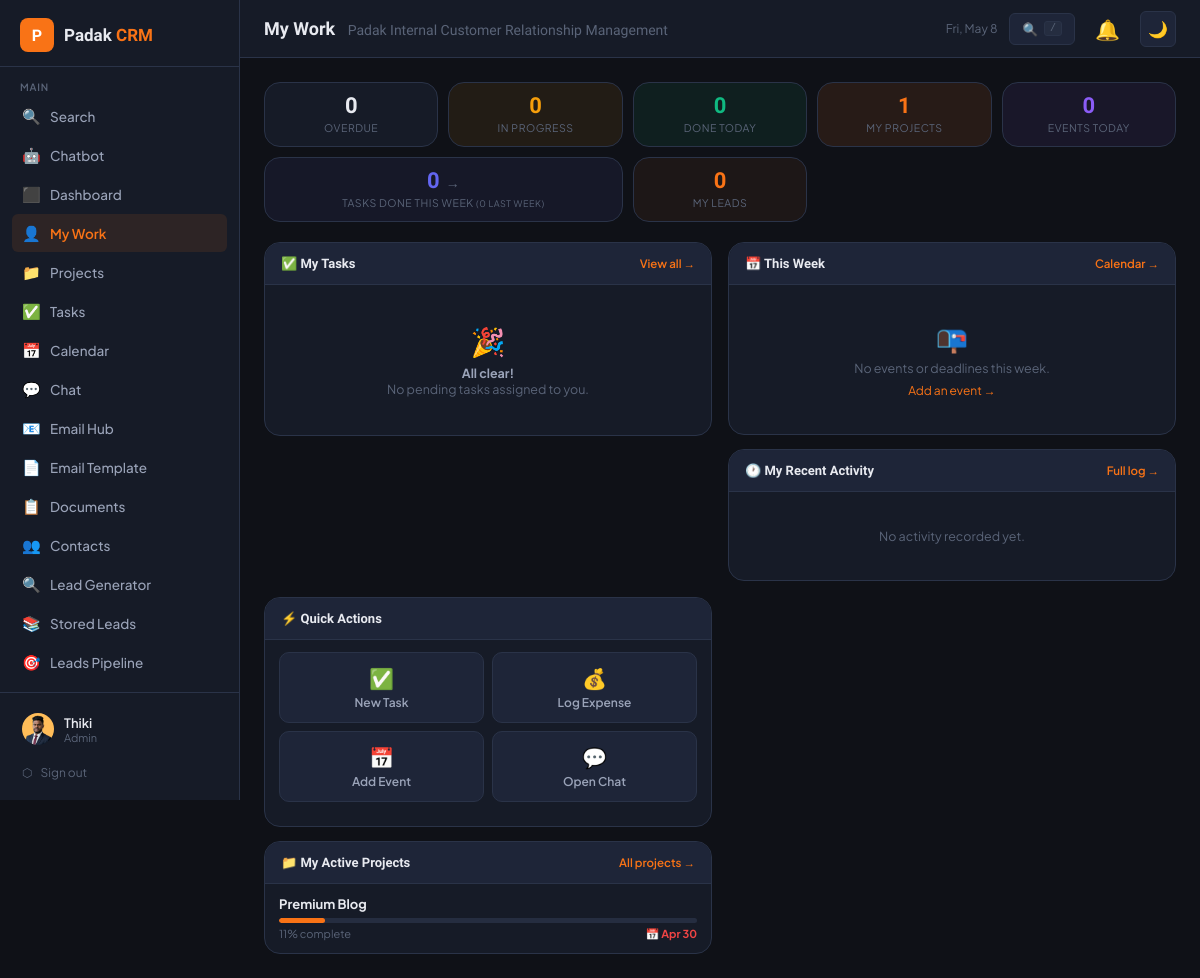
Page /mywork.php (signed in) on the committed database.
### tables this page shows
CREATE TABLE `projects` (
  `id` int(11) NOT NULL,
  `title` varchar(200) NOT NULL,
  `description` text DEFAULT NULL,
  `contact_id` int(11) DEFAULT NULL,
  `status` enum('planning','active','on_hold','completed','cancelled') DEFAULT 'planning',
  `priority` enum('low','medium','high','urgent') DEFAULT 'medium',
  `start_date` date DEFAULT NULL,
  `due_date` date DEFAULT NULL,
  `budget` decimal(12,2) DEFAULT NULL,
  `currency` varchar(10) DEFAULT 'LKR',
  `progress` int(11) DEFAULT 0,
  `created_by` int(11) NOT NULL,
  `created_at` datetime DEFAULT current_timestamp(),
  `updated_at` datetime DEFAULT current_timestamp() ON UPDATE current_timestamp()
);

### config.php (called while the page is built, shortened)
<?php
function currentUser(): array {
    return [
        'id'   => $_SESSION['crm_user_id'] ?? 0,
        'name' => $_SESSION['crm_name'] ?? '',
        'role' => $_SESSION['crm_role'] ?? '',
        'email'=> $_SESSION['crm_email'] ?? '',
        'avatar'=> $_SESSION['crm_avatar'] ?? null,
    ];
}
function isAdmin(): bool { return ($_SESSION['crm_role'] ?? '') === 'admin'; }
function h(string $s): string { return htmlspecialchars($s, ENT_QUOTES, 'UTF-8'); }

### mywork.php (the view, shortened to what this page needs)
<?php
require_once 'config.php';
require_once 'includes/layout.php';
$db   = getCRMDB();
$user = currentUser();
$uid  = (int)$user['id'];
$my_tasks = $db->query("
    SELECT t.*, p.title AS proj_title,
        CASE
            WHEN t.status != 'done' AND t.due_date < CURDATE() THEN 'overdue'
            WHEN t.status = 'done' THEN 'done'
            ELSE t.status
        END AS bucket
    FROM tasks t
    LEFT JOIN projects p ON p.id = t.project_id
    WHERE t.assigned_to = $uid AND t.status != 'done'
    ORDER BY
        CASE WHEN t.due_date < CURDATE() AND t.status != 'done' THEN 0 ELSE 1 END,
        FIELD(t.priority,'urgent','high','medium','low'),
        t.due_date ASC
    LIMIT 50
")->fetch_all(MYSQLI_ASSOC);
$tasks_todo     = array_values(array_filter($my_tasks, fn($t) => $t['bucket']==='todo'));
$tasks_inprog   = array_values(array_filter($my_tasks, fn($t) => $t['bucket']==='in_progress'));
$tasks_overdue  = array_values(array_filter($my_tasks, fn($t) => $t['bucket']==='overdue'));
$done_today = (int)$db->query("SELECT COUNT(*) AS c FROM tasks WHERE assigned_to=$uid AND DATE(completed_at)=CURDATE()")->fetch_assoc()['c'];
$week_start = date('Y-m-d');
$week_end   = date('Y-m-d', strtotime('+6 days'));
$today      = date('Y-m-d');
$cal_events = $db->query("
    SELECT ce.id, ce.title, ce.event_type, ce.start_datetime, ce.end_datetime,
           ce.all_day, ce.location, ce.color,
           p.title AS proj_title
    FROM calendar_events ce
    LEFT JOIN projects p ON p.id = ce.project_id
    LEFT JOIN calendar_attendees ca ON ca.event_id = ce.id AND ca.user_id = $uid
    WHERE (ce.created_by = $uid OR ca.user_id = $uid)
      AND DATE(ce.start_datetime) BETWEEN '$week_start' AND '$week_end'
    ORDER BY ce.start_datetime ASC
    LIMIT 20
")->fetch_all(MYSQLI_ASSOC);
$today_events = array_values(array_filter($cal_events, fn($e) => date('Y-m-d', strtotime($e['start_datetime'])) === $today));
$my_projects = $db->query("
    SELECT p.*, c.name AS client_name,
        (SELECT COUNT(*) FROM tasks t WHERE t.project_id=p.id AND t.assigned_to=$uid AND t.status!='done') AS my_open_tasks,
        (SELECT COUNT(*) FROM tasks t WHERE t.project_id=p.id AND t.assigned_to=$uid AND t.status='done') AS my_done_tasks,
        (SELECT COUNT(*) FROM tasks t WHERE t.project_id=p.id) AS total_tasks
    FROM projects p
    LEFT JOIN contacts c ON c.id = p.contact_id
    WHERE p.status = 'active'
      AND (p.created_by = $uid
           OR EXISTS(SELECT 1 FROM project_members pm WHERE pm.project_id=p.id AND pm.user_id=$uid))
    ORDER BY p.due_date ASC, p.created_at DESC
    LIMIT 6
")->fetch_all(MYSQLI_ASSOC);
$my_activity = $db->query("
    SELECT action, entity_type, entity_id, details, created_at
    FROM activity_log
    WHERE user_id = $uid
    ORDER BY created_at DESC
    LIMIT 5
")->fetch_all(MYSQLI_ASSOC);
$my_leads = $db->query("
    SELECT id, name, company, stage, priority, budget_est, budget_currency, expected_close
    FROM leads
    WHERE assigned_to = $uid AND stage NOT IN ('won','lost')
    ORDER BY FIELD(priority,'urgent','high','medium','low'), expected_close ASC
    LIMIT 5
")->fetch_all(MYSQLI_ASSOC);
$delegated_tasks = $db->query("
    SELECT t.id, t.title, t.status, t.priority, t.due_date,
           u.name AS assignee_name, p.title AS proj_title
    FROM tasks t
    JOIN users u ON u.id = t.assigned_to
    LEFT JOIN projects p ON p.id = t.project_id
    WHERE t.created_by = $uid AND t.assigned_to != $uid AND t.status != 'done'
    ORDER BY FIELD(t.priority,'urgent','high','medium','low'), t.due_date ASC
    LIMIT 5
")->fetch_all(MYSQLI_ASSOC);
$unread_client_msgs = $db->query("
    SELECT cm.id, cm.subject, cm.body, cm.created_at,
           c.name AS client_name, p.title AS proj_title, p.id AS proj_id
    FROM client_messages cm
    JOIN contacts c ON c.id = cm.contact_id
    LEFT JOIN projects p ON p.id = cm.project_id
    WHERE cm.sender_type = 'client' AND cm.is_read = 0
      AND (p.created_by = $uid OR cm.project_id IN (
          SELECT project_id FROM project_members WHERE user_id = $uid
      ))
    ORDER BY cm.created_at DESC
    LIMIT 3
")->fetch_all(MYSQLI_ASSOC);
$week_done = (int)$db->query("SELECT COUNT(*) AS c FROM tasks WHERE assigned_to=$uid AND completed_at >= DATE_SUB(CURDATE(), INTERVAL WEEKDAY(CURDATE()) DAY)")->fetch_assoc()['c'];
$prev_week_done = (int)$db->query("SELECT COUNT(*) AS c FROM tasks WHERE assigned_to=$uid AND completed_at >= DATE_SUB(CURDATE(), INTERVAL WEEKDAY(CURDATE())+7 DAY) AND completed_at < DATE_SUB(CURDATE(), INTERVAL WEEKDAY(CURDATE()) DAY)")->fetch_assoc()['c'];
$stats = [
    'overdue'      => count($tasks_overdue),
    'todo'         => count($tasks_todo),
    'inprog'       => count($tasks_inprog),
    'done_today'   => $done_today,
    'projects'     => count($my_projects),
    'events_today' => count($today_events),
    'my_leads'     => count($my_leads),
    'delegated'    => count($delegated_tasks),
    'unread_client'=> count($unread_client_msgs),
    'week_done'    => $week_done,
];
?>
<div class="mw-kpis">
  <?php
  $trend = $week_done > $prev_week_done ? '↑' : ($week_done < $prev_week_done ? '↓' : '→');
  $trend_c = $week_done > $prev_week_done ? 'var(--green)' : ($week_done < $prev_week_done ? 'var(--red)' : 'var(--text3)');
  $kpis = [
    [$stats['overdue'],   'Overdue',        $stats['overdue']>0?'var(--red)':'var(--text)',  $stats['overdue']>0?'rgba(239,68,68,.08)':'var(--bg2)'],
    [$stats['inprog'],    'In Progress',    'var(--yellow)',  'rgba(245,158,11,.08)'],
    [$stats['done_today'],'Done Today',     'var(--green)',   'rgba(16,185,129,.08)'],
    [$stats['projects'],  'My Projects',    'var(--orange)',  'var(--orange-bg)'],
    [$stats['events_today'],'Events Today', 'var(--purple)',  'rgba(139,92,246,.08)'],
  ];
  foreach ($kpis as [$v,$l,$c,$bg]):?>
  <div class="mw-kpi" style="background:<?= $bg ?>">
    <div class="mw-kpi-val" style="color:<?= $c ?>"><?= $v ?></div>
    <div class="mw-kpi-lbl"><?= $l ?></div>
  </div>
  <?php endforeach; ?>
  <div class="mw-kpi" style="background:rgba(99,102,241,.08);grid-column:span 2">
    <div class="mw-kpi-val" style="display:flex;align-items:baseline;gap:6px;justify-content:center">
      <span style="color:var(--blue)"><?= $week_done ?></span>
      <span style="font-size:14px;color:<?= $trend_c ?>"><?= $trend ?></span>
    </div>
    <div class="mw-kpi-lbl">Tasks done this week <span style="color:var(--text3);font-size:9px">(<?= $prev_week_done ?> last week)</span></div>
  </div>
  <div class="mw-kpi" style="background:rgba(249,115,22,.06)">
    <div class="mw-kpi-val" style="color:var(--orange)"><?= $stats['my_leads'] ?></div>
    <div class="mw-kpi-lbl">My Leads</div>
  </div>
</div>
<div class="mw-grid">
  <div>
    <div class="mw-card">
      <div class="mw-card-head">
        <div class="mw-card-title">✅ My Tasks</div>
        <a href="tasks.php" style="font-size:11.5px;color:var(--orange);font-weight:600">View all →</a>
      </div>
      <div class="mw-card-body" style="padding:14px 14px">
        <?php if (!$my_tasks): ?>
        <div class="mw-card-empty">
          <div style="font-size:28px;margin-bottom:6px">🎉</div>
          <div style="font-weight:700;color:var(--text2)">All clear!</div>
          <div>No pending tasks assigned to you.</div>
        </div>
        <?php endif; ?>
      </div>
    </div>
  </div>
  <div>
    <div class="mw-card" style="margin-bottom:14px">
      <div class="mw-card-head">
        <div class="mw-card-title">📅 This Week</div>
        <a href="calendar.php" style="font-size:11.5px;color:var(--orange);font-weight:600">Calendar →</a>
      </div>
      <div class="mw-card-body">
        <?php
        $days_map = [];
        for ($d = 0; $d < 7; $d++) {
            $dt = date('Y-m-d', strtotime("+$d days"));
            $days_map[$dt] = ['events'=>[], 'deadlines'=>[]];
        }
        $has_anything = false;
        foreach ($days_map as $dt => $day):
            if (!$day['events'] && !$day['deadlines']) continue;
            $has_anything = true;
        ?>
        <?php endforeach; ?>
        <?php if (!$has_anything): ?>
        <div class="mw-card-empty">
          <div style="font-size:26px;margin-bottom:6px">📭</div>
          No events or deadlines this week.
          <div style="margin-top:6px"><a href="calendar.php" style="color:var(--orange);font-size:12px">Add an event →</a></div>
        </div>
        <?php endif; ?>
      </div>
    </div>
    <div class="mw-card">
      <div class="mw-card-head">
        <div class="mw-card-title">🕐 My Recent Activity</div>
        <?php if (isAdmin()): ?><a href="activity.php" style="font-size:11.5px;color:var(--orange);font-weight:600">Full log →</a><?php endif; ?>
      </div>
      <div class="mw-card-body">
        <?php if (!$my_activity): ?>
        <div class="mw-card-empty">No activity recorded yet.</div>
        <?php endif; ?>
      </div>
    </div>
  </div>
  <div>
    <div class="mw-card" style="margin-bottom:14px">
      <div class="mw-card-head">
        <div class="mw-card-title">⚡ Quick Actions</div>
      </div>
      <div class="mw-card-body">
        <div class="qa-row">
          <button class="qa-btn" onclick="toggleQA('qa-task')"><span>✅</span><span>New Task</span></button>
          <button class="qa-btn" onclick="toggleQA('qa-expense')"><span>💰</span><span>Log Expense</span></button>
          <a href="calendar.php" class="qa-btn"><span>📅</span><span>Add Event</span></a>
          <a href="chat.php" class="qa-btn"><span>💬</span><span>Open Chat</span></a>
        </div>
      </div>
    </div>
    <div class="mw-card">
      <div class="mw-card-head">
        <div class="mw-card-title">📁 My Active Projects</div>
        <a href="projects.php" style="font-size:11.5px;color:var(--orange);font-weight:600">All projects →</a>
      </div>
      <?php if (!$my_projects): ?>
      <div class="mw-card-empty">No active projects assigned to you.</div>
      <?php else: ?>
      <?php foreach ($my_projects as $p):
        $pct   = (int)$p['progress'];
        $due   = $p['due_date'] ? date('M j', strtotime($p['due_date'])) : null;
        $overdue_proj = $p['due_date'] && $p['due_date'] < date('Y-m-d');
        $my_open = (int)$p['my_open_tasks'];
      ?>
      <div class="mw-proj" onclick="location.href='projects.php?id=<?= $p['id'] ?>'">
        <div class="mw-proj-title"><?= h($p['title']) ?></div>
        <div class="mw-proj-bar"><div class="mw-proj-fill" style="width:<?= $pct ?>%"></div></div>
        <div class="mw-proj-meta">
          <span><?= $pct ?>% complete<?= $my_open ? ' · '.$my_open.' task'.($my_open>1?'s':'').' mine' : '' ?></span>
          <?php if ($due): ?><span style="<?= $overdue_proj?'color:var(--red);font-weight:700':'' ?>">📅 <?= $due ?></span><?php endif; ?>
        </div>
      </div>
      <?php endforeach; ?>
      <?php endif; ?>
    </div>
  </div>
</div>

### includes/layout.php (style rules this page uses)
*,*::before,*::after { box-sizing:border-box;margin:0;padding:0 }
:root,[data-theme="dark"] { --bg:#0f1117;--bg2:#161b27;--bg3:#1e2538;--bg4:#252d40; --border:#2a3348;--border2:#3a4560; --text:#e8eaf0;--text2:#9aa3b8;--text3:#5a6478; --orange:#f97316;--orange-dim:#7c3810;--orange-bg:rgba(249,115,22,0.1); --green:#10b981;--red:#ef4444;--blue:#6366f1;--yellow:#f59e0b;--purple:#8b5cf6; --radius:10px;--radius-sm:6px;--radius-lg:16px; --shadow:0 1px 4px rgba(0,0,0,.4);--shadow-lg:0 8px 30px rgba(0,0,0,.5); --sidebar-w:240px;--header-h:58px; --font:'Plus Jakarta Sans',sans-serif;--font-display:'Bricolage Grotesque',sans-serif; --modal-overlay:rgba(0,0,0,.65); --tr-hover:rgba(255,255,255,.02); }
html { font-size:14px;scroll-behavior:smooth }
body { font-family:var(--font);background:var(--bg);color:var(--text);min-height:100vh;display:flex;overflow-x:hidden;transition:background .2s,color .2s }
a { color:inherit;text-decoration:none }
button { cursor:pointer;font-family:var(--font) }

### mywork.php (style rules this page uses)
.mw-grid { display:grid;grid-template-columns:1fr 1fr 340px;gap:16px;align-items:start }
.mw-kpis { display:grid;grid-template-columns:repeat(5,1fr);gap:10px;margin-bottom:20px }
.mw-kpi { background:var(--bg2);border:1px solid var(--border);border-radius:var(--radius-lg);padding:12px 14px;text-align:center;transition:border-color .15s }
.mw-kpi-val { font-size:22px;font-weight:800;font-family:var(--font-display);line-height:1 }
.mw-kpi-lbl { font-size:10.5px;color:var(--text3);text-transform:uppercase;letter-spacing:.05em;margin-top:4px }
.mw-card { background:var(--bg2);border:1px solid var(--border);border-radius:var(--radius-lg);overflow:hidden }
.mw-card-head { display:flex;align-items:center;justify-content:space-between;padding:13px 16px;border-bottom:1px solid var(--border);background:var(--bg3) }
.mw-card-title { font-size:13px;font-weight:700;font-family:var(--font-display);color:var(--text);display:flex;align-items:center;gap:7px }
.mw-card-body { padding:12px 14px }
.mw-card-empty { text-align:center;padding:24px 14px;color:var(--text3);font-size:12.5px }
.mw-proj { padding:12px 14px;border-bottom:1px solid var(--border);transition:background .1s;cursor:pointer }
.mw-proj:last-child { border-bottom:none }
.mw-proj-title { font-size:13px;font-weight:700;color:var(--text);margin-bottom:4px;white-space:nowrap;overflow:hidden;text-overflow:ellipsis }
.mw-proj-bar { height:5px;background:var(--bg4);border-radius:99px;margin:6px 0 4px;overflow:hidden }
.mw-proj-fill { height:100%;background:var(--orange);border-radius:99px;transition:width .3s }
.mw-proj-meta { display:flex;justify-content:space-between;font-size:11px;color:var(--text3) }
.qa-row { display:grid;grid-template-columns:1fr 1fr;gap:8px;margin-bottom:12px }
.qa-btn { display:flex;flex-direction:column;align-items:center;justify-content:center;gap:4px;padding:12px 6px;background:var(--bg3);border:1px solid var(--border);border-radius:var(--radius);cursor:pointer;font-size:12px;font-weight:600;color:var(--text2);transition:all .15s;text-decoration:none }
.qa-btn span:first-child { font-size:20px }
@media (max-width:1200px) { .mw-grid { grid-template-columns:1fr 1fr } }

### rows in the picture
projects: title "Premium Blog", progress "11", due_date "Apr 30"

### other values in the picture
$user['name'] "Thiki"
$user['role'] "Admin"
$pageTitle "My Work"
SITE_NAME "Padak Internal Customer Relationship Management"
$v "0"
$l "OVERDUE"
$l "IN PROGRESS"
$l "DONE TODAY"
$v "1"
$l "MY PROJECTS"
$l "EVENTS TODAY"
$week_done "0"
$trend "→"
$prev_week_done "0"
$stats['my_leads'] "0"
